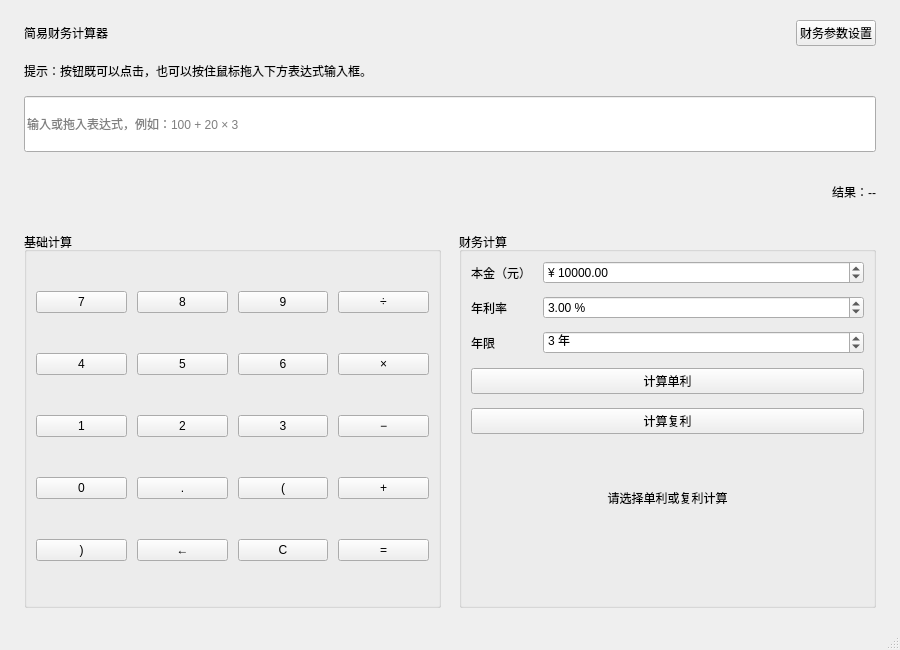
<?xml version="1.0" encoding="UTF-8"?>
<ui version="4.0">
 <class>MainWindow</class>
 <widget class="QMainWindow" name="MainWindow">
  <property name="geometry"><rect><x>0</x><y>0</y><width>900</width><height>650</height></rect></property>
  <property name="minimumSize"><size><width>760</width><height>560</height></size></property>
  <property name="windowTitle"><string>简易财务计算器</string></property>
  <widget class="QWidget" name="centralWidget">
   <layout class="QVBoxLayout" name="mainLayout">
    <property name="leftMargin"><number>24</number></property>
    <property name="topMargin"><number>20</number></property>
    <property name="rightMargin"><number>24</number></property>
    <property name="bottomMargin"><number>20</number></property>
    <property name="spacing"><number>16</number></property>
    <item>
     <layout class="QHBoxLayout" name="headerLayout">
      <item><widget class="QLabel" name="titleLabel"><property name="text"><string>简易财务计算器</string></property><property name="objectName"><string notr="true">titleLabel</string></property></widget></item>
      <item><spacer name="headerSpacer"><property name="orientation"><enum>Qt::Horizontal</enum></property><property name="sizeHint" stdset="0"><size><width>40</width><height>20</height></size></property></spacer></item>
      <item><widget class="QPushButton" name="settingsButton"><property name="text"><string>财务参数设置</string></property></widget></item>
     </layout>
    </item>
    <item><widget class="QLabel" name="tipLabel"><property name="text"><string>提示：按钮既可以点击，也可以按住鼠标拖入下方表达式输入框。</string></property><property name="wordWrap"><bool>true</bool></property></widget></item>
    <item><widget class="DropLineEdit" name="expressionEdit"><property name="minimumSize"><size><width>0</width><height>56</height></size></property><property name="placeholderText"><string>输入或拖入表达式，例如：100 + 20 × 3</string></property><property name="clearButtonEnabled"><bool>true</bool></property></widget></item>
    <item><widget class="QLabel" name="resultLabel"><property name="minimumSize"><size><width>0</width><height>48</height></size></property><property name="text"><string>结果：--</string></property><property name="alignment"><set>Qt::AlignRight|Qt::AlignTrailing|Qt::AlignVCenter</set></property></widget></item>
    <item>
     <layout class="QHBoxLayout" name="contentLayout">
      <property name="spacing"><number>18</number></property>
      <item>
       <widget class="QGroupBox" name="calculatorGroupBox">
        <property name="title"><string>基础计算</string></property>
        <layout class="QGridLayout" name="buttonGrid">
         <property name="horizontalSpacing"><number>10</number></property><property name="verticalSpacing"><number>10</number></property>
         <item row="0" column="0"><widget class="DragTokenButton" name="digit7Button"><property name="text"><string>7</string></property><property name="token"><string>7</string></property></widget></item>
         <item row="0" column="1"><widget class="DragTokenButton" name="digit8Button"><property name="text"><string>8</string></property><property name="token"><string>8</string></property></widget></item>
         <item row="0" column="2"><widget class="DragTokenButton" name="digit9Button"><property name="text"><string>9</string></property><property name="token"><string>9</string></property></widget></item>
         <item row="0" column="3"><widget class="DragTokenButton" name="divideButton"><property name="text"><string>÷</string></property><property name="token"><string>÷</string></property></widget></item>
         <item row="1" column="0"><widget class="DragTokenButton" name="digit4Button"><property name="text"><string>4</string></property><property name="token"><string>4</string></property></widget></item>
         <item row="1" column="1"><widget class="DragTokenButton" name="digit5Button"><property name="text"><string>5</string></property><property name="token"><string>5</string></property></widget></item>
         <item row="1" column="2"><widget class="DragTokenButton" name="digit6Button"><property name="text"><string>6</string></property><property name="token"><string>6</string></property></widget></item>
         <item row="1" column="3"><widget class="DragTokenButton" name="multiplyButton"><property name="text"><string>×</string></property><property name="token"><string>×</string></property></widget></item>
         <item row="2" column="0"><widget class="DragTokenButton" name="digit1Button"><property name="text"><string>1</string></property><property name="token"><string>1</string></property></widget></item>
         <item row="2" column="1"><widget class="DragTokenButton" name="digit2Button"><property name="text"><string>2</string></property><property name="token"><string>2</string></property></widget></item>
         <item row="2" column="2"><widget class="DragTokenButton" name="digit3Button"><property name="text"><string>3</string></property><property name="token"><string>3</string></property></widget></item>
         <item row="2" column="3"><widget class="DragTokenButton" name="subtractButton"><property name="text"><string>−</string></property><property name="token"><string>-</string></property></widget></item>
         <item row="3" column="0"><widget class="DragTokenButton" name="digit0Button"><property name="text"><string>0</string></property><property name="token"><string>0</string></property></widget></item>
         <item row="3" column="1"><widget class="DragTokenButton" name="decimalButton"><property name="text"><string>.</string></property><property name="token"><string>.</string></property></widget></item>
         <item row="3" column="2"><widget class="DragTokenButton" name="leftParenthesisButton"><property name="text"><string>(</string></property><property name="token"><string>(</string></property></widget></item>
         <item row="3" column="3"><widget class="DragTokenButton" name="addButton"><property name="text"><string>+</string></property><property name="token"><string>+</string></property></widget></item>
         <item row="4" column="0"><widget class="DragTokenButton" name="rightParenthesisButton"><property name="text"><string>)</string></property><property name="token"><string>)</string></property></widget></item>
         <item row="4" column="1"><widget class="QPushButton" name="backspaceButton"><property name="text"><string>←</string></property></widget></item>
         <item row="4" column="2"><widget class="QPushButton" name="clearButton"><property name="text"><string>C</string></property></widget></item>
         <item row="4" column="3"><widget class="QPushButton" name="equalsButton"><property name="text"><string>=</string></property><property name="objectName"><string notr="true">equalsButton</string></property></widget></item>
        </layout>
       </widget>
      </item>
      <item>
       <widget class="QGroupBox" name="financeGroupBox">
        <property name="title"><string>财务计算</string></property>
        <property name="minimumSize"><size><width>340</width><height>0</height></size></property>
        <layout class="QVBoxLayout" name="financeLayout">
         <property name="spacing"><number>14</number></property>
         <item>
          <layout class="QFormLayout" name="financeForm">
           <property name="horizontalSpacing"><number>12</number></property><property name="verticalSpacing"><number>12</number></property>
           <item row="0" column="0"><widget class="QLabel" name="principalLabel"><property name="text"><string>本金（元）</string></property></widget></item>
           <item row="0" column="1"><widget class="QDoubleSpinBox" name="principalSpinBox"><property name="maximum"><double>1000000000.000000000000000</double></property><property name="value"><double>10000.000000000000000</double></property><property name="prefix"><string>¥ </string></property><property name="decimals"><number>2</number></property></widget></item>
           <item row="1" column="0"><widget class="QLabel" name="rateLabel"><property name="text"><string>年利率</string></property></widget></item>
           <item row="1" column="1"><widget class="QDoubleSpinBox" name="rateSpinBox"><property name="maximum"><double>100.000000000000000</double></property><property name="singleStep"><double>0.100000000000000</double></property><property name="value"><double>3.000000000000000</double></property><property name="suffix"><string> %</string></property><property name="decimals"><number>2</number></property></widget></item>
           <item row="2" column="0"><widget class="QLabel" name="yearsLabel"><property name="text"><string>年限</string></property></widget></item>
           <item row="2" column="1"><widget class="QSpinBox" name="yearsSpinBox"><property name="minimum"><number>1</number></property><property name="maximum"><number>100</number></property><property name="value"><number>3</number></property><property name="suffix"><string> 年</string></property></widget></item>
          </layout>
         </item>
         <item><widget class="QPushButton" name="simpleInterestButton"><property name="text"><string>计算单利</string></property></widget></item>
         <item><widget class="QPushButton" name="compoundInterestButton"><property name="text"><string>计算复利</string></property></widget></item>
         <item><widget class="QLabel" name="financeResultLabel"><property name="minimumSize"><size><width>0</width><height>100</height></size></property><property name="text"><string>请选择单利或复利计算</string></property><property name="alignment"><set>Qt::AlignCenter</set></property><property name="wordWrap"><bool>true</bool></property></widget></item>
         <item><spacer name="financeSpacer"><property name="orientation"><enum>Qt::Vertical</enum></property><property name="sizeHint" stdset="0"><size><width>20</width><height>40</height></size></property></spacer></item>
        </layout>
       </widget>
      </item>
     </layout>
    </item>
   </layout>
  </widget>
  <widget class="QStatusBar" name="statusBar"/>
 </widget>
 <customwidgets>
  <customwidget><class>DragTokenButton</class><extends>QPushButton</extends><header>dragtokenbutton.h</header></customwidget>
  <customwidget><class>DropLineEdit</class><extends>QLineEdit</extends><header>droplineedit.h</header></customwidget>
 </customwidgets>
 <resources/>
 <connections/>
</ui>
